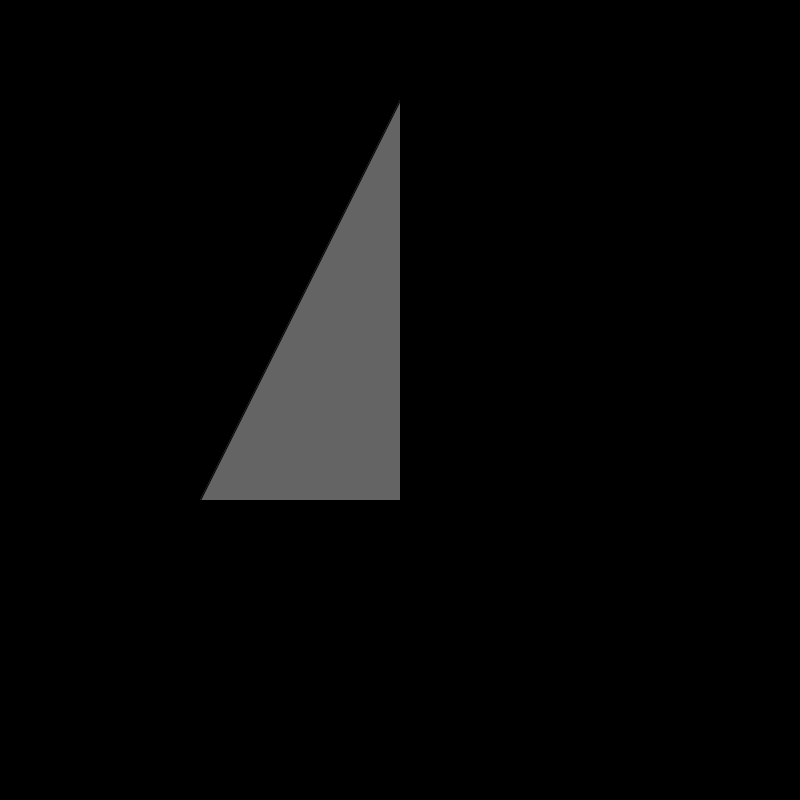
Frame 1 (no input)
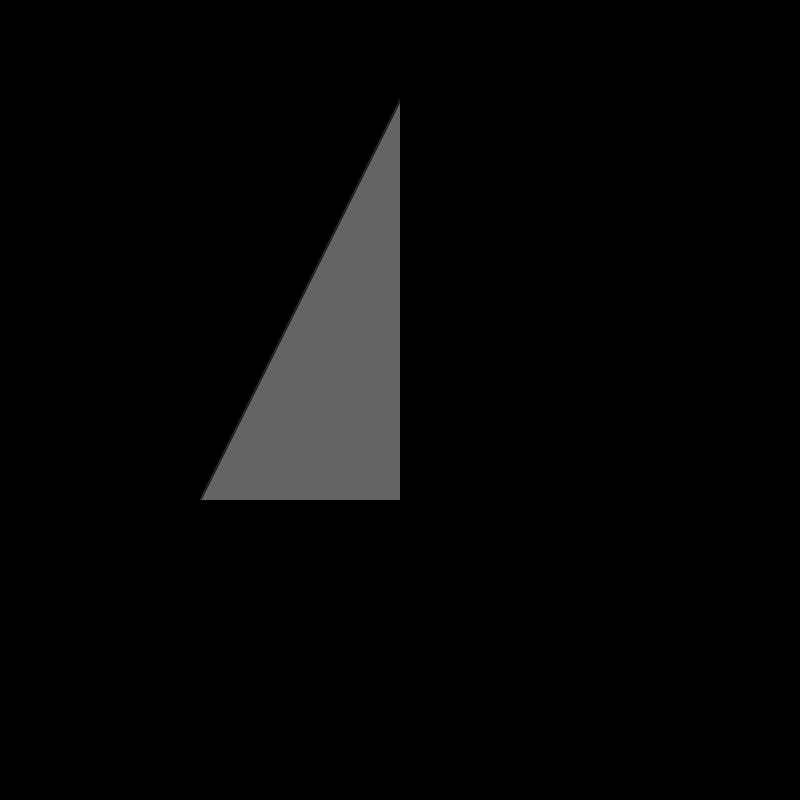
Frame 60 (the mouse pressed at the canvas centre just before this capture)
Frame 120 (the mouse held since frame 60 and released just before this capture): identical to frame 60, image omitted

The Processing sketch that drew these frames (run headless with seeded random() and noise(); from frame 60 on, the mouse is pressed at the canvas centre):

// Processing sketch: H9_opd_9_8
// ── H9_opd_9_8.pde
void setup(){
size(800,800);
background(0,0,0);



}

void draw(){
tekenDriehoek(400,500,400,100,200,500);
}

void tekenDriehoek(int x1, int y1, int x2, int y2, int x3, int y3) {
   
  
 fill(100,100,100);
  //triangle
    triangle(x1, y1, x2, y2, x3, y3); 
   
  
}



  
 
